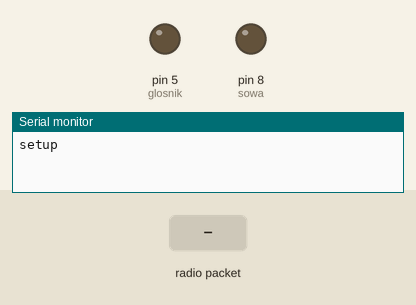
A sketch run on a simulated Arduino Uno, built with avr-gcc and run on an emulated ATmega328P. Shown: output pins drawn as LEDs (lit = HIGH), the last lines printed to the serial monitor. The test bench sets the inputs (shaded band). No radio packets arrive unless stated.

Above: at 1.2 s.
1.3 s: radio packet "1" arrives
At 1.6 s:
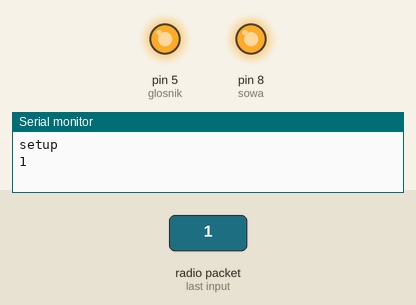
Timing chart, 0 to 4.3 s (numbered marks = the images above; inputs shaded):
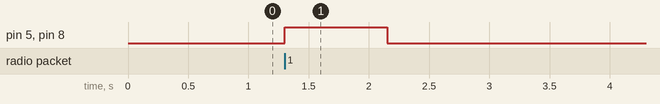

The sketch:

odbiornik_sowa.ino
```cpp
#include <VirtualWire.h>
#define receive_pin 11
#define  sowa 8
int dwojka=0;
#define glosnik 5
const char *wiadomosc;
void setup()
{

    Serial.begin(9600);
    Serial.println("setup");

// przygotowujemy potrzebne informacje dla biblioteki
    vw_set_rx_pin(receive_pin);
    vw_setup(2000);
   pinMode(sowa,OUTPUT);
pinMode(glosnik,OUTPUT);
digitalWrite(glosnik,LOW);
    vw_rx_start(); // startujemy odbieranie danych (uruchamiamy)

 digitalWrite(sowa,LOW);
 }

void loop()
{
  // częśc wymagana do poprawnego działania biblioteki
    uint8_t buf[VW_MAX_MESSAGE_LEN];
    uint8_t buflen = VW_MAX_MESSAGE_LEN;

    if (vw_get_message(buf, &buflen)) // jeśli odbierzemy dane
    {
	int i;
        String wiadomosc;


	for (i = 0; i < buflen; i++) // w pętli zczytujemy dane z odbiornika
	{
            wiadomosc+=char(buf[i]);
	}

	Serial.println(wiadomosc);
       if (wiadomosc=="1")
       {

   digitalWrite(sowa, HIGH);
   digitalWrite(glosnik,HIGH);
   delay(850);
   digitalWrite(glosnik,LOW);
    digitalWrite(sowa, LOW);

   delay(15000);

       }
        if ((wiadomosc=="2") && (dwojka==0))
       {

   digitalWrite(sowa, HIGH);
//   delay(850);
 digitalWrite(glosnik,HIGH);
   delay(850);
   digitalWrite(glosnik,LOW);

    digitalWrite(sowa, LOW);

   delay(15000);
   dwojka=1;

       }
            if (wiadomosc=="7")
       {

   digitalWrite(sowa, HIGH);
   digitalWrite(glosnik,HIGH);
//   delay(850);

   delay(850);
  digitalWrite(glosnik,LOW);

    digitalWrite(sowa, LOW);

   delay(15000);

       }
else
{
digitalWrite(sowa, LOW);

}
    }


}
```

Measured:
- after the input at 1.3 s, pin 5 (glosnik), pin 8 (sowa): LOW → HIGH at once, → LOW 0.85 s later
